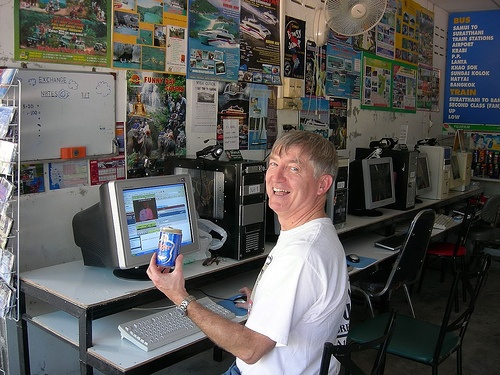
#> input picture data/2007_008407.jpg, 500 x 375 px
$ python img_convert.py
#> lines starting #> are read from the running program, lines starting #| are printed output that depends on the picture
from PIL import Image
import matplotlib.pyplot as plt
import numpy as np

jpg_image_path = "./data/2007_008407.jpg"
bin_image_path = "./data/2007_008407.bin"

with Image.open(jpg_image_path) as img:
#> img is the input picture: PIL image 500x375 RGB; mean R, G, B 89.3, 88.4, 86.9
    img_300 = img.resize((300, 300))
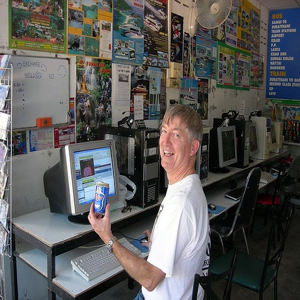
#> img_300: PIL image 300x300 RGB; mean R, G, B 89.3, 88.4, 86.9
    img_np = np.array(img_300, dtype = np.uint8)

    with open(bin_image_path, "wb") as bin_file:
        bin_file.write(img_np)

$ run again, with data/2007_000480.jpg copied over data/2007_008407.jpg
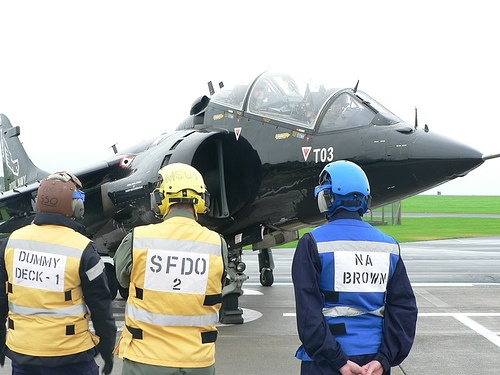
#> input picture data/2007_000480.jpg, 500 x 375 px
#> img is the input picture: PIL image 500x375 RGB; mean R, G, B 172.9, 177, 172.5
#> `img_300 = img.resize((300, 300))`:
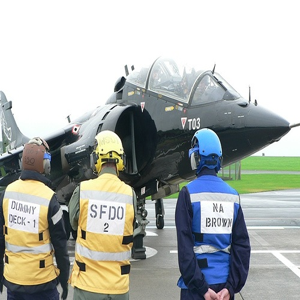
#> img_300: PIL image 300x300 RGB; mean R, G, B 172.9, 177, 172.5
